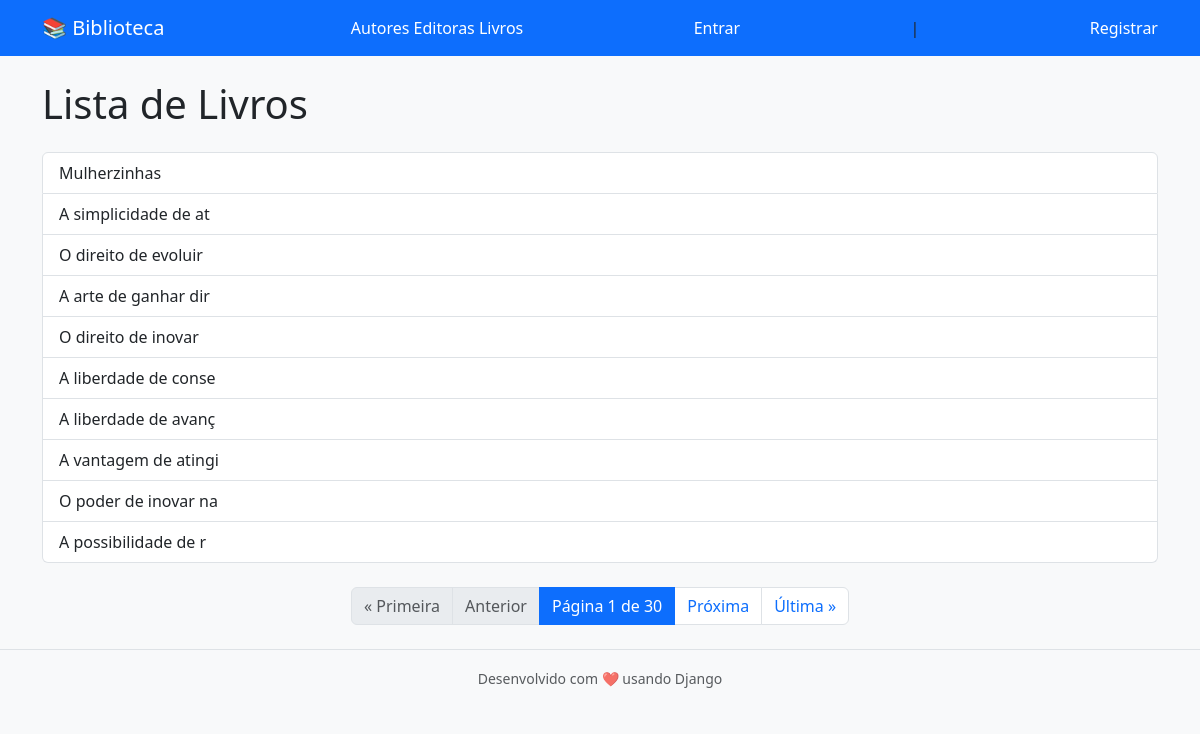
Page /biblioteca/livro/ on the committed database.
### biblioteca/models.py (models this page shows)
class Livro(models.Model):
    id = models.AutoField(primary_key=True)
    isbn = models.CharField(max_length=13, unique=True)
    autor = models.ForeignKey(
        Autor,
        on_delete=models.CASCADE
    )
    titulo = models.CharField(max_length=500)
    publicacao = models.DateField()
    preco = models.DecimalField(max_digits=6, decimal_places=2)
    estoque = models.IntegerField()
    editora = models.ForeignKey(Editora, on_delete=models.CASCADE)
    def __str__(self):
        return self.titulo

### biblioteca/views.py (the view)
# urls.py: path('<str:entidade>/', views.listar_objetos, name='listar'),
def listar_objetos(request, entidade):
    modelo, _ = MAPEAMENTO.get(entidade, (None, None))
    if not modelo:
        return render(request, 'biblioteca/erro.html', {'mensagem': f'Entidade "{entidade}" inválida.'})
    objetos_list = modelo.objects.all().order_by('id')
    page_obj = None
    is_paginated = False
    if entidade == 'livro':
        paginator = Paginator(objetos_list, 10) # 10 livros por página
        page_number = request.GET.get('page')
        page_obj = paginator.get_page(page_number)
        context_objetos = page_obj # O template irá iterar sobre 'page_obj'
        is_paginated = True
    else:
        context_objetos = objetos_list # Entidades sem paginação
    return render(request, 'biblioteca/lista.html', {
        'objetos': context_objetos,
        'entidade': entidade,
        'is_paginated': is_paginated, # Flag para o template
        'page_obj': page_obj # Objeto Paginator para os controles
    })

### biblioteca/templates/biblioteca/lista.html (shortened to what this page needs)
{% extends 'biblioteca/base.html' %}
{% block content %}
<h1 class="mb-4">Lista de {{ entidade|capfirst }}s</h1>
{% if objetos %}
    <ul class="list-group">
        {% for obj in objetos %}
            <li class="list-group-item d-flex justify-content-between align-items-center">
                <span>{{ obj }}</span>
            </li>
        {% endfor %}
    </ul>
    {% if is_paginated %}
      <nav aria-label="Page navigation" class="mt-4">
        <ul class="pagination justify-content-center">
          {% if page_obj.has_previous %}
            <li class="page-item">
              <a class="page-link" href="?page=1">&laquo; Primeira</a>
            </li>
            <li class="page-item">
              <a class="page-link" href="?page={{ page_obj.previous_page_number }}">Anterior</a>
            </li>
          {% else %}
            <li class="page-item disabled">
              <a class="page-link" href="#" tabindex="-1" aria-disabled="true">&laquo; Primeira</a>
            </li>
            <li class="page-item disabled">
              <a class="page-link" href="#" tabindex="-1" aria-disabled="true">Anterior</a>
            </li>
          {% endif %}
          <li class="page-item active" aria-current="page">
            <span class="page-link">
              Página {{ page_obj.number }} de {{ page_obj.paginator.num_pages }}
            </span>
          </li>
          {% if page_obj.has_next %}
            <li class="page-item">
              <a class="page-link" href="?page={{ page_obj.next_page_number }}">Próxima</a>
            </li>
            <li class="page-item">
              <a class="page-link" href="?page={{ page_obj.paginator.num_pages }}">Última &raquo;</a>
            </li>
          {% endif %}
        </ul>
      </nav>
    {% endif %}
{% else %}
    <p class="text-muted">Nenhum {{ entidade }} cadastrado.</p>
{% endif %}
{% endblock %}

### biblioteca/templates/biblioteca/base.html (shortened to what this page needs)
<!DOCTYPE html>
<html lang="pt-br">
<head>
    <link href="https://cdn.jsdelivr.net/npm/bootstrap@5.3.2/dist/css/bootstrap.min.css" rel="stylesheet">
</head>
<body class="bg-light">
    <nav class="navbar navbar-expand-lg navbar-dark bg-primary mb-4">
        <div class="container">
            <a class="navbar-brand" href="{% url 'dashboard' %}">📚 Biblioteca</a>
            <div>
                <a class="nav-link d-inline text-white" href="{% url 'listar' 'autor' %}">Autores</a>
                <a class="nav-link d-inline text-white" href="{% url 'listar' 'editora' %}">Editoras</a>
                <a class="nav-link d-inline text-white" href="{% url 'listar' 'livro' %}">Livros</a>
            </div>
            {% if request.user.is_authenticated %}
                <span class="nav-link d-inline text-white" style="margin-right:8px;">Olá, {{ request.user.username }}</span>
                <form class="nav-link d-inline text-white" method="post" action="{% url 'logout' %}" style="display:inline;">
                    {% csrf_token %}
                    <button type="submit" >Logout</button>
                </form>
            {% else %}
                <a class="nav-link d-inline text-white" href="{% url 'signin' %}">Entrar</a> |
                <a class="nav-link d-inline text-white" href="{% url 'signup' %}">Registrar</a>
            {% endif %}
        </div>
    </nav>
    <div class="container">
        {% block content %}
        {% endblock %}
    </div>
    <footer class="text-center text-muted py-3 mt-4 border-top">
        <small>Desenvolvido com ❤️ usando Django</small>
    </footer>
</body>
</html>

### rows in the picture
Livro: titulo "Mulherzinhas"
Livro: titulo "A simplicidade de at"
Livro: titulo "O direito de evoluir"
Livro: titulo "A arte de ganhar dir"
Livro: titulo "O direito de inovar"
Livro: titulo "A liberdade de conse"
Livro: titulo "A liberdade de avanç"
Livro: titulo "A vantagem de atingi"
Livro: titulo "O poder de inovar na"
Livro: titulo "A possibilidade de r"

### other values in the picture
{{ entidade|capfirst }} "Livro"
{{ page_obj.number }} "1"
{{ page_obj.paginator.num_pages }} "30"
